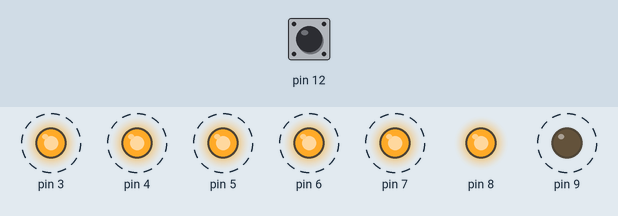
The sketch below on a simulated Arduino Uno, built with avr-gcc and run on an emulated ATmega328P. Parts: output pins drawn as LEDs (lit = HIGH). Dashed ring = blinking. Inputs (shaded band) come from the test bench; at power-on: pin 12 HIGH.

Above: at 1.6 s.
1.7 s: pin 12 pulled LOW for 0.5 s
At 3.7 s:
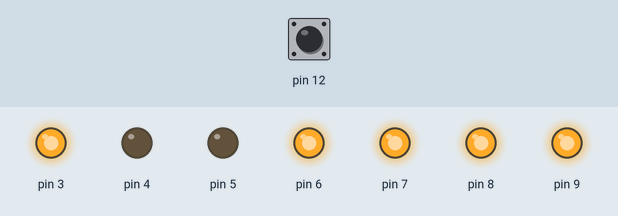
4.0 s: pin 12 pulled LOW for 1 s
At 5.8 s:
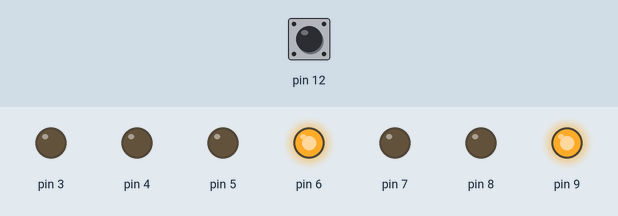
6.5 s: pin 12 pulled LOW for 0.5 s
At 7.3 s:
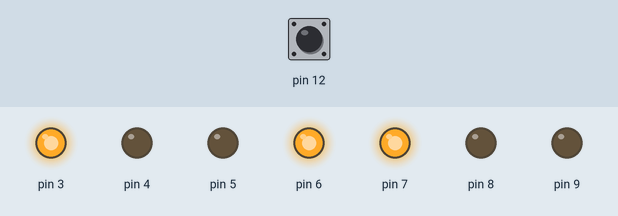
8.5 s: pin 12 pulled LOW for 3.2 s
At 11.5 s:
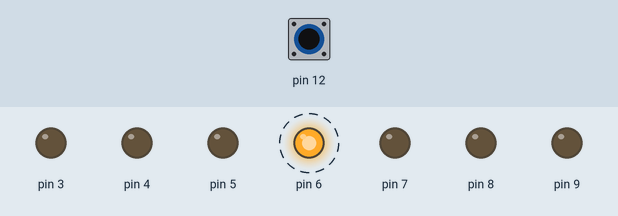
Timing chart, 0 to 13.5 s (numbered marks = the images above; inputs shaded):
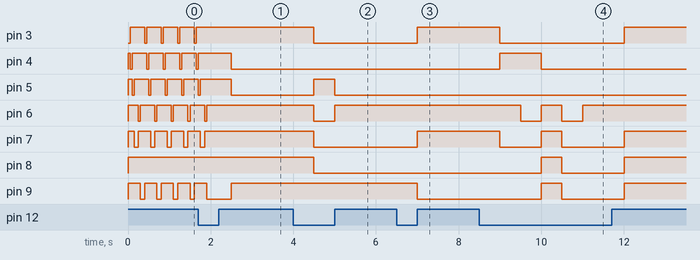

The sketch:

CONTADOR.ino
```cpp
int contador = 0;

void setup() {
  pinMode(3, OUTPUT); //a
  pinMode(4, OUTPUT); //b
  pinMode(5, OUTPUT); //c
  pinMode(7, OUTPUT); //d
  pinMode(6, OUTPUT); //e
  pinMode(9, OUTPUT); //f
  pinMode(8, OUTPUT); //g
  pinMode(12, INPUT_PULLUP);
  digitalWrite(3, HIGH);
  digitalWrite(4, HIGH);
  digitalWrite(5, HIGH);
  digitalWrite(7, HIGH);
  digitalWrite(6, HIGH);
  digitalWrite(9, HIGH);
  digitalWrite(8, HIGH);
}

void loop() {

  if (digitalRead(12) == LOW)
  {
    contador = contador + 1;
    delay (500);
  }

  switch (contador)
  {
    case 1:
      digitalWrite(3, HIGH);
      digitalWrite(4, LOW);
      digitalWrite(5, LOW);
      digitalWrite(7, HIGH);
      digitalWrite(6, HIGH);
      digitalWrite(9, HIGH);
      digitalWrite(8, HIGH);
      break;

    case 2:
      digitalWrite(3, LOW);
      digitalWrite(4, LOW);
      digitalWrite(5, HIGH);
      digitalWrite(7, LOW);
      digitalWrite(6, LOW);
      digitalWrite(9, HIGH);
      digitalWrite(8, LOW);
      break;

    case 3:
      digitalWrite(3, LOW);
      digitalWrite(4, LOW);
      digitalWrite(5, LOW);
      digitalWrite(7, LOW);
      digitalWrite(6, HIGH);
      digitalWrite(9, HIGH);
      digitalWrite(8, LOW);
      break;

    case 4:
      digitalWrite(3, HIGH);
      digitalWrite(4, LOW);
      digitalWrite(5, LOW);
      digitalWrite(7, HIGH);
      digitalWrite(6, HIGH);
      digitalWrite(9, LOW);
      digitalWrite(8, LOW);
      break;

    case 5:
      digitalWrite(3, LOW);
      digitalWrite(4, HIGH);
      digitalWrite(5, LOW);
      digitalWrite(7, LOW);
      digitalWrite(6, HIGH);
      digitalWrite(9, LOW);
      digitalWrite(8, LOW);
      break;

    case 6:
      digitalWrite(3, LOW);
      digitalWrite(4, HIGH);
      digitalWrite(5, LOW);
      digitalWrite(7, LOW);
      digitalWrite(6, LOW);
      digitalWrite(9, LOW);
      digitalWrite(8, LOW);
      break;

    case 7:
      digitalWrite(3, LOW);
      digitalWrite(4, LOW);
      digitalWrite(5, LOW);
      digitalWrite(7, HIGH);
      digitalWrite(6, HIGH);
      digitalWrite(9, HIGH);
      digitalWrite(8, HIGH);
      break;

    case 8:
      digitalWrite(3, LOW);
      digitalWrite(4, LOW);
      digitalWrite(5, LOW);
      digitalWrite(7, LOW);
      digitalWrite(6, LOW);
      digitalWrite(9, LOW);
      digitalWrite(8, LOW);
      break;

    case 9:
      digitalWrite(3, LOW);
      digitalWrite(4, LOW);
      digitalWrite(5, LOW);
      digitalWrite(7, LOW);
      digitalWrite(6, HIGH);
      digitalWrite(9, LOW);
      digitalWrite(8, LOW);
      break;

    case 10:
      contador = 0;
      break;

    case 0:
      //SECUENCIA
      digitalWrite(3, LOW);
      digitalWrite(4, HIGH);
      digitalWrite(5, HIGH);
      digitalWrite(7, HIGH);
      digitalWrite(6, HIGH);
      digitalWrite(9, HIGH);
      digitalWrite(8, HIGH);
      delay (50);

      digitalWrite(3, HIGH);
      digitalWrite(4, LOW);
      digitalWrite(5, HIGH);
      digitalWrite(7, HIGH);
      digitalWrite(6, HIGH);
      digitalWrite(9, HIGH);
      digitalWrite(8, HIGH);
      delay (50);

      digitalWrite(3, HIGH);
      digitalWrite(4, HIGH);
      digitalWrite(5, LOW);
      digitalWrite(7, HIGH);
      digitalWrite(6, HIGH);
      digitalWrite(9, HIGH);
      digitalWrite(8, HIGH);
      delay (50);

      digitalWrite(3, HIGH);
      digitalWrite(4, HIGH);
      digitalWrite(5, HIGH);
      digitalWrite(7, LOW);
      digitalWrite(6, HIGH);
      digitalWrite(9, HIGH);
      digitalWrite(8, HIGH);
      delay (100);

      digitalWrite(3, HIGH);
      digitalWrite(4, HIGH);
      digitalWrite(5, HIGH);
      digitalWrite(7, HIGH);
      digitalWrite(6, LOW);
      digitalWrite(9, HIGH);
      digitalWrite(8, HIGH);
      delay (50);

      digitalWrite(3, HIGH);
      digitalWrite(4, HIGH);
      digitalWrite(5, HIGH);
      digitalWrite(7, HIGH);
      digitalWrite(6, HIGH);
      digitalWrite(9, LOW);
      digitalWrite(8, HIGH);
      delay (50);

      digitalWrite(3, HIGH);
      digitalWrite(4, HIGH);
      digitalWrite(5, HIGH);
      digitalWrite(7, HIGH);
      digitalWrite(6, HIGH);
      digitalWrite(9, LOW);
      digitalWrite(8, HIGH);
      delay (50);

      break;
  }


}
```

Measured:
- after the input at 1.7 s, pin 3: stops changing and stays HIGH; pin 6, pin 7: goes on until 1.9 s, then stays HIGH
- after the input at 4.0 s, pin 3, pin 7, pin 8: HIGH → LOW after 0.50 s; pin 5: LOW → HIGH after 0.50 s, → LOW 0.50 s later; pin 6: HIGH → LOW after 0.50 s, → HIGH 0.50 s later
- after the input at 6.5 s, pin 3, pin 7: LOW → HIGH after 0.50 s; pin 9: HIGH → LOW after 0.50 s
- after the input at 8.5 s, pin 3: HIGH → LOW after 0.50 s, → HIGH 3.0 s later; pin 4: LOW → HIGH after 0.50 s, → LOW 1.0 s later
- by itself, pin 3, pin 6: alternates HIGH for 0.35 s and LOW for 0.05 s
- by itself, pin 7: alternates HIGH for 0.30 s and LOW for 0.10 s
